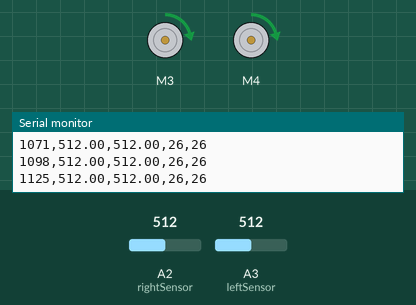
The sketch below on a simulated Arduino Uno, built with avr-gcc and run on an emulated ATmega328P. On the bench: 2 × DC motor (green arrow = forward, orange = backward, longer = faster), the last lines printed to the serial monitor. Inputs (shaded band) come from the test bench; at power-on: A2 (rightSensor) = 512, A3 (leftSensor) = 512.

Above: at 1.2 s.
1.3 s: A2 (rightSensor) set to 651
At 2.2 s:
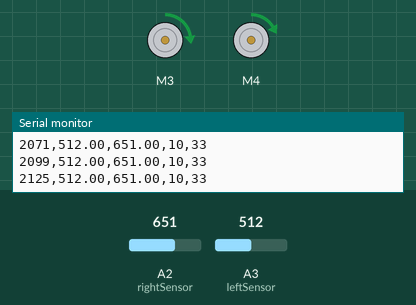
2.8 s: A2 (rightSensor) set to 681
At 4.0 s:
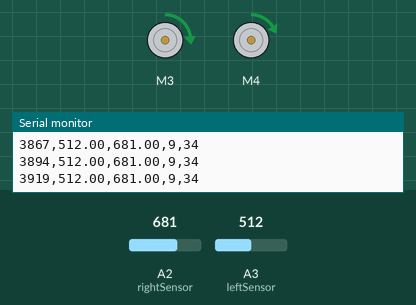
5.8 s: A3 (leftSensor) set to 539
At 6.9 s:
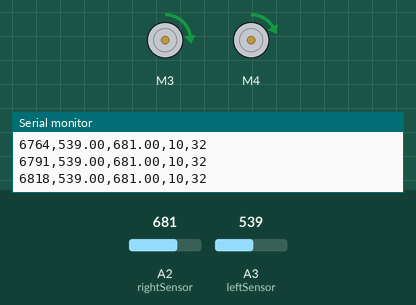
8.8 s: A3 (leftSensor) set to 306
At 9.3 s:
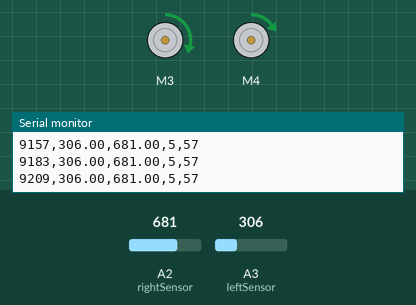
10.3 s: A2 (rightSensor) set to 716
At 11.1 s:
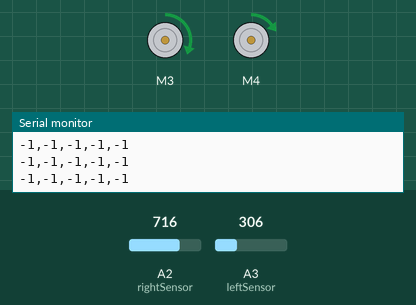
11.8 s: A3 (leftSensor) set to 122
At 12.1 s:
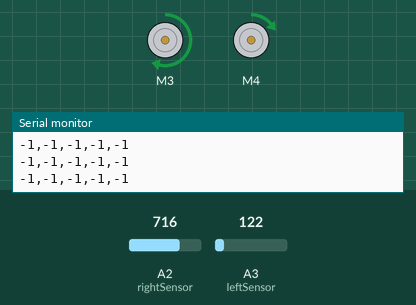
Timing chart, 0 to 14.3 s (numbered marks = the images above; inputs shaded):
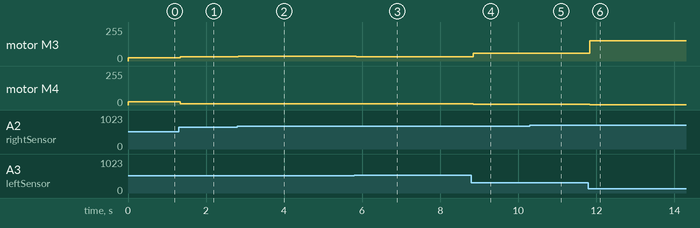

Measured:
- after the input at 1.3 s, motor M3: forward 26/255 → forward 33/255 at once; motor M4: forward 26/255 → forward 10/255 at once
- after the input at 2.8 s, motor M3: forward 33/255 → forward 34/255 at once; motor M4: forward 10/255 → forward 9/255 at once
- after the input at 5.8 s, motor M3: forward 34/255 → forward 32/255 after 0.05 s; motor M4: forward 9/255 → forward 10/255 after 0.05 s
- after the input at 8.8 s, motor M3: forward 32/255 → forward 57/255 after 0.05 s; motor M4: forward 10/255 → forward 5/255 after 0.05 s
- after the input at 10.3 s, motor M3: forward 57/255 → forward 60/255 at once
- after the input at 11.8 s, motor M3: forward 60/255 → forward 152/255 at once; motor M4: forward 5/255 → forward 2/255 at once

The sketch:

lineFollower.ino
```cpp
#include <Wire.h>
#include <Adafruit_MotorShield.h>

// Create the motor shield object with the default I2C address
Adafruit_MotorShield AFMS = Adafruit_MotorShield();

// Select which 'port' M1, M2, M3 or M4. In this case, M1
Adafruit_DCMotor *myRightMotor = AFMS.getMotor(3);
// You can also make another motor on port M2
Adafruit_DCMotor *myLeftMotor = AFMS.getMotor(4);

const int rightSensor = 2;
const int leftSensor = 3;

double val_r = 0;
double val_l = 0;

double c = 26.0;

double leftspeed;
double rightspeed;

String incoming;

float start = millis();

void setup()
{
  Serial.begin(9600);
  AFMS.begin();  // create with the default frequency 1.6KHz

  myRightMotor->run(FORWARD);
  myLeftMotor->run(FORWARD);
  Serial.print(start);
}


void loop()
{
  read_serial();
  //SENSORS SENSORS SENSORS
  val_r = analogRead(rightSensor);
  val_l = analogRead(leftSensor);
  //Serial.print("Right Sensor:"); Serial.print(val_r);
  //Serial.print("Left Sensor:"); Serial.println(val_l);

  leftspeed = (val_l/val_r)*c;
  rightspeed = (val_r/val_l)*c;

//  if (abs(leftspeed - rightspeed) < 3)
//  {
//    // keep speeds the same. Below code not necessary, but good to demonstrate flow of the program
//    leftspeed = leftspeed;
//    rightspeed = rightspeed*1.16;
//  }
  if (leftspeed < rightspeed)
  {
    leftspeed = leftspeed / 2.0;
  }
  else if (leftspeed > rightspeed)
  {
    rightspeed = rightspeed*1.16 / 2.0;
  }

  if (millis() - start <= 10000.0)
  {
    Serial.print(millis());            Serial.print(",");
    Serial.print(val_l);               Serial.print(",");
    Serial.print(val_r);               Serial.print(",");
    Serial.print((int) leftspeed);     Serial.print(",");
    Serial.println((int) rightspeed);
  }
  else
  {
    Serial.print(-1);               Serial.print(",");
    Serial.print(-1);               Serial.print(",");
    Serial.print(-1);               Serial.print(",");
    Serial.print(-1);               Serial.print(",");
    Serial.println(-1);
  }
  myLeftMotor->setSpeed((int) leftspeed);
  myRightMotor->setSpeed((int) rightspeed);
}

void read_serial()
{
  if (Serial.available() > 0)
  {
    // read the incoming:
    incoming = Serial.readString();
    if (incoming == "fast")
    {
      c = 25;
      Serial.print("Your speed constant is now equal to: ");
      Serial.println(c);
    }
    else if (incoming == "slow")
    {
      c = 20;
      Serial.print("Your speed constant is now equal to: ");
      Serial.println(c);
    }
    else
    {
      Serial.println("That command is invalid. Please enter 'fast' or 'slow'");
    }
  }
}
```
